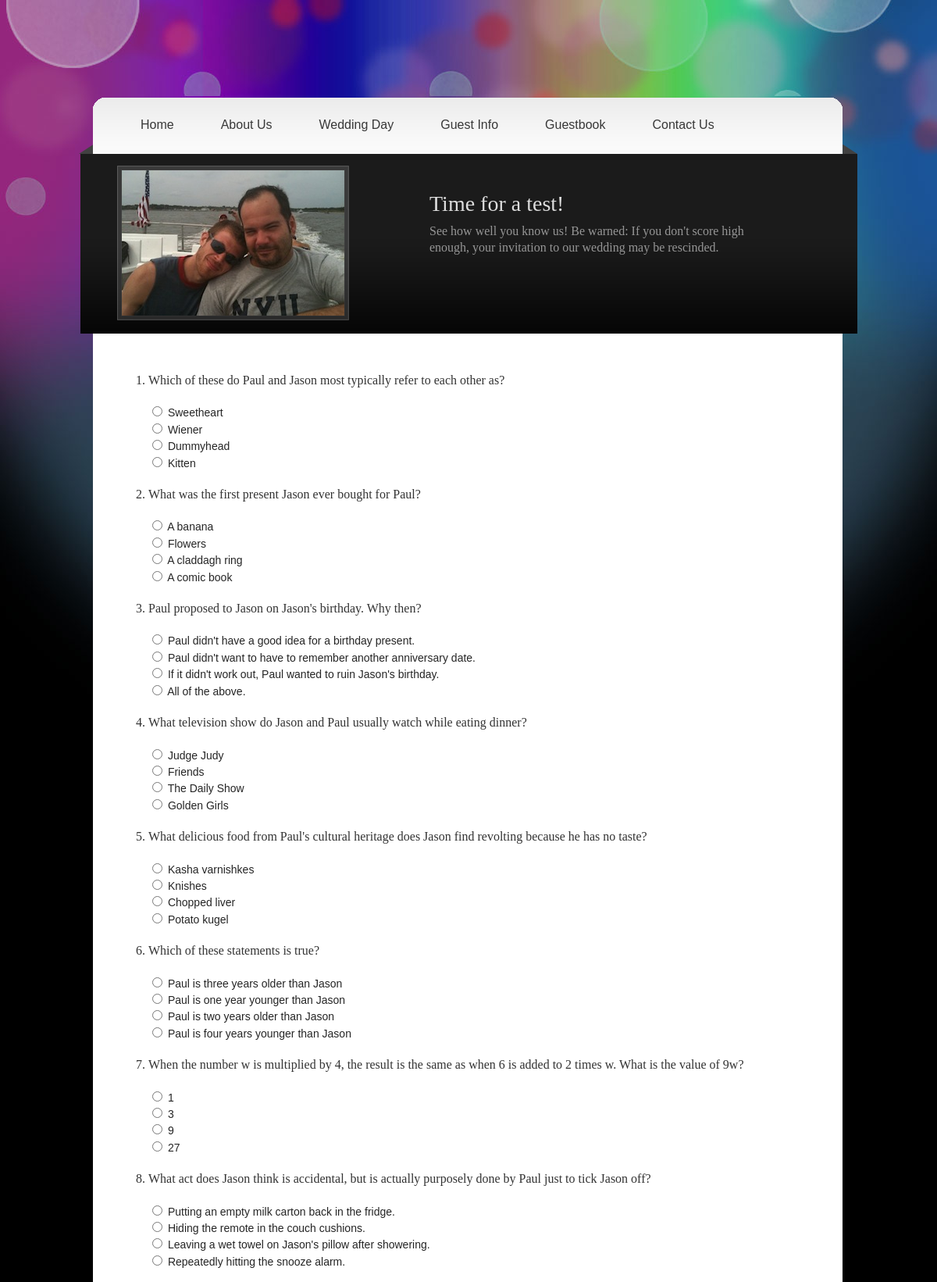
The app's page /quiz/ (upper part) with its own data.
### quiz/models.py (models this page shows, shortened)
class Question(models.Model):
	text = models.CharField(max_length=256)
	result_message = models.CharField(max_length=256, null=True, blank=True)

class Answer(models.Model):
	question = models.ForeignKey(Question)
	text =	models.CharField(max_length=256)
	correct = models.BooleanField()

### quiz/views.py (the view)
# urls.py: url(r'^quiz/$', 'quiz.views.quiz', name='quiz'),
def quiz(request, errors=None, answers=None, name=''):
	questions = Question.objects.all()
	print answers
	return render_to_response("quiz.html", {'questions':questions, 'errors':errors, 'chosen_answers':answers, 'name':name}, RequestContext(request))

### quiz/templates/quiz.html (shortened to what this page needs)
{% extends "base.html" %}
  {% block content %}
    <div id="templatemo_middle">
    	<div id="middle_img"><img class="middle_img" src="/static/images/paul_and_jason_fire_island_ferry.jpg" alt="image" /><span></span></div>
        <div id="m_right">
	        <h1>Time for a test!</h1>
            <p>See how well you know us!  Be warned:  If you don't score high enough, your invitation to our wedding may be rescinded.</p>
		</div>
    </div>
    <div id="templatemo_content">
        <form action="/results/" method="post">
        <ol>
    	{% for question in questions %}
            <li class="quiz_question">{{ question.text }}</li>
                <ul class='quiz_answer'>
                {% for answer in question.answer_set.all %}
                    {% if answer.pk in chosen_answers %}
                        <input id='{{answer.pk}}' type='radio' name="{{question.pk}}"  value="{{ answer.id }}" checked/>
                        <label for='{{ answer.pk }}'>{{answer.text}}</label><br>
                    {% else %}
                        <input id='{{answer.pk}}' type='radio' name="{{question.pk}}"  value="{{ answer.id }}"/>
                        <label for='{{ answer.pk }}'>{{answer.text}}</label><br>
                    {% endif %}
                {% endfor %}
            </ul>
        {% endfor %}
        </ol>
        </form>
    </div>
    {% endblock %}

### mainsite/static/css/templatemo_style.css (style rules this page uses)
body { margin: 0px; padding: 0px; color: #252525; font-family: Tahoma, Geneva, sans-serif; font-size: 12px; line-height: 1.7em; background-image: url(/static/images/templatemo_bg1.jpg); background-color: #000000; background-position: top center; background-repeat: no-repeat }
p { margin: 0 0 10px 0; padding: 0; }
h1, h2, h3, h4, h5, h6, #countdown { color: #333; font-weight: normal; font-family: Georgia, "Times New Roman", Times, serif }
h1 { font-size: 28px; }
#templatemo_middle { clear: both; width: 900px; height: 200px; padding: 15px 50px; background: url(/static/images/templatemo_slider.png) no-repeat; }
#templatemo_middle #middle_img { float: left; position: relative; width: 285px; height: 186px; padding: 6px; }
#middle_img span { position: absolute; left: 0; top: 0; width: 297px; height: 198px; background: url(/static/images/templatemo_frame.png) no-repeat; }
#m_right { float: right; width: 450px; padding-top: 20px; padding-right: 50px; }
#m_right h1 { color: #ddd; margin-bottom: 15px }
#m_right p { color: #969696; font-size: 16px; font-family: Georgia, "Times New Roman", Times, serif }
#templatemo_content { clear: both; width: 900px; padding: 30px 50px; background: url(/static/images/templatemo_content.png) repeat-y }
.quiz_question, .quiz_answer .result_message .correct { color: #333; font-weight: normal; font-family: Georgia, "Times New Roman", Times, serif }
.quiz_question { font-size: 16px; margin: 20px 30px 20px 0px; padding: 0 }
.quiz_answer { font-size: 14px; margin: 0 0 2px; padding: 0 }

### records on screen
Question: text "Which of these do Paul and Jason most typically refer to each other as?"
Answer: text "Sweetheart"
Answer: text "Wiener"
Answer: text "Dummyhead"
Answer: text "Kitten"
Question: text "What was the first present Jason ever bought for Paul?"
Answer: text "A banana"
Answer: text "Flowers"
Answer: text "A claddagh ring"
Answer: text "A comic book"
Question: text "Paul proposed to Jason on Jason's birthday. Why then?"
Answer: text "Paul didn't have a good idea for a birthday present."
Answer: text "Paul didn't want to have to remember another anniversary date."
Answer: text "If it didn't work out, Paul wanted to ruin Jason's birthday."
Answer: text "All of the above."
Question: text "What television show do Jason and Paul usually watch while eating dinner?"
Answer: text "Judge Judy"
Answer: text "Friends"
Answer: text "The Daily Show"
Answer: text "Golden Girls"
Question: text "What delicious food from Paul's cultural heritage does Jason find revolting because he has no taste?"
Answer: text "Kasha varnishkes"
Answer: text "Knishes"
Answer: text "Chopped liver"
Answer: text "Potato kugel"
Question: text "Which of these statements is true?"
Answer: text "Paul is three years older than Jason"
Answer: text "Paul is one year younger than Jason"
Answer: text "Paul is two years older than Jason"
Answer: text "Paul is four years younger than Jason"
Question: text "When the number w is multiplied by 4, the result is the same as when 6 is added to 2 times w. What is the value of 9w?"
Answer: text "1"
Answer: text "3"
Answer: text "9"
Answer: text "27"
Question: text "What act does Jason think is accidental, but is actually purposely done by Paul just to tick Jason off?"
Answer: text "Putting an empty milk carton back in the fridge."
Answer: text "Hiding the remote in the couch cushions."
Answer: text "Leaving a wet towel on Jason's pillow after showering."
Answer: text "Repeatedly hitting the snooze alarm."
